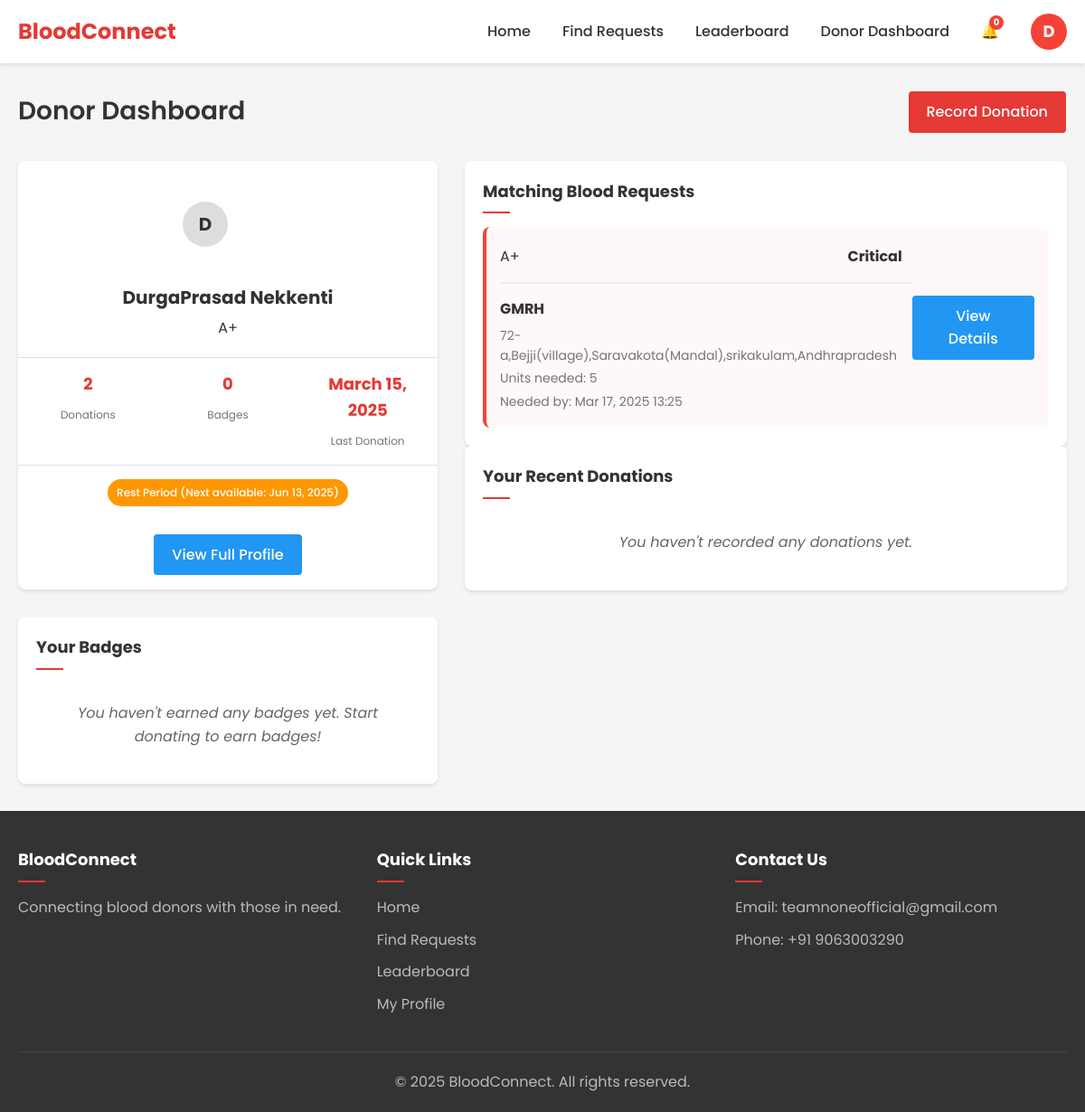
/dashboard/donor/ (signed in), run on the app's committed database.
### accounts/models.py (models this page shows, shortened)
class User(AbstractUser):
    USER_TYPES = (
        ('regular', 'Regular User'),
        ('donor', 'Blood Donor'),
        ('admin', 'Administrator'),
        ('ngo', 'NGO'),
    )
    user_type = models.CharField(max_length=10, choices=USER_TYPES, default='regular')
    phone_number = models.CharField(max_length=15, blank=True)
    address = models.TextField(blank=True)
    profile_picture = models.ImageField(upload_to='profile_pics/', blank=True, null=True)

class DonorProfile(models.Model):
    user = models.OneToOneField(User, on_delete=models.CASCADE, related_name='donor_profile')
    blood_group = models.ForeignKey(BloodGroup, on_delete=models.SET_NULL, null=True)
    weight = models.DecimalField(max_digits=5, decimal_places=2, null=True, blank=True)
    medical_conditions = models.TextField(blank=True)
    is_available = models.BooleanField(default=True)
    last_donation_date = models.DateField(null=True, blank=True)
    total_donations = models.PositiveIntegerField(default=0)
    def can_donate(self):
        if not self.last_donation_date:
            return True
        days_since_donation = (timezone.now().date() - self.last_donation_date).days
        return days_since_donation >= 90

class BloodGroup(models.Model):
    name = models.CharField(max_length=5)  # A+, B-, O+, etc.
    def __str__(self):
        return self.name

### blood_requests/models.py (models this page shows, shortened)
class BloodRequest(models.Model):
    STATUS_CHOICES = (
        ('pending', 'Pending'),
        ('fulfilled', 'Fulfilled'),
        ('expired', 'Expired'),
        ('cancelled', 'Cancelled'),
    )
    URGENCY_CHOICES = (
        ('low', 'Low'),
        ('medium', 'Medium'),
        ('high', 'High'),
        ('critical', 'Critical'),
    )
    requester = models.ForeignKey(User, on_delete=models.CASCADE, related_name='blood_requests')
    blood_group = models.ForeignKey(BloodGroup, on_delete=models.CASCADE)
    units_needed = models.PositiveIntegerField(default=1)
    hospital_name = models.CharField(max_length=255)
    hospital_address = models.TextField()
    patient_name = models.CharField(max_length=255)
    patient_age = models.PositiveIntegerField()
    reason = models.TextField()
    urgency = models.CharField(max_length=10, choices=URGENCY_CHOICES, default='medium')
    status = models.CharField(max_length=10, choices=STATUS_CHOICES, default='pending')
    created_at = models.DateTimeField(auto_now_add=True)
    needed_by = models.DateTimeField()

### dashboard/views.py (the view)
# urls.py: path('donor/', views.donor_dashboard, name='donor_dashboard'),
@login_required
def donor_dashboard(request):
    if request.user.user_type != 'donor':
        messages.error(request, 'You do not have access to the donor dashboard.')
        return redirect('home')
    try:
        donor_profile = request.user.donor_profile
    except DonorProfile.DoesNotExist:
        return redirect('complete_donor_profile')
    matching_requests = BloodRequest.objects.filter(
        blood_group=donor_profile.blood_group,
        status='pending',
        needed_by__gte=timezone.now()
    ).order_by('urgency', 'needed_by')
    recent_donations = Donation.objects.filter(donor=request.user).order_by('-donation_date')[:5]
    badges = request.user.badges.all().select_related('badge')
    context = {
        'donor_profile': donor_profile,
        'matching_requests': matching_requests,
        'recent_donations': recent_donations,
        'badges': badges,
        'can_donate': donor_profile.can_donate(),
    }
    return render(request, 'dashboard/donor_dashboard.html', context)

### dashboard/templatetags/dashboard_tags.py (called while the page is built)
@register.filter
def add_days(value, days):
    if isinstance(value, datetime.date):
        return value + datetime.timedelta(days=days)
    return value  # Return as is if value is not a date

### dashboard/templates/dashboard/donor_dashboard.html (shortened to what this page needs)
{% extends 'base.html' %}
{% load dashboard_tags %}
{% block content %}
<div class="dashboard-header">
    <h1>Donor Dashboard</h1>
    <div class="dashboard-actions">
        <a href="{% url 'record_donation' %}" class="btn-primary">Record Donation</a>
    </div>
</div>
<div class="dashboard-grid">
    <div class="dashboard-sidebar">
        <div class="profile-card">
            <div class="profile-header">
                <div class="profile-avatar">
                    {% if user.profile_picture %}
                    <img src="{{ user.profile_picture.url }}" alt="{{ user.username }}">
                    {% else %}
                    <div class="avatar-placeholder">{{ user.username|first|upper }}</div>
                    {% endif %}
                </div>
                <div class="profile-info">
                    <h2>{{ user.get_full_name|default:user.username }}</h2>
                    <p class="blood-group">{{ donor_profile.blood_group }}</p>
                </div>
            </div>
            <div class="profile-stats">
                <div class="stat">
                    <span class="stat-value">{{ donor_profile.total_donations }}</span>
                    <span class="stat-label">Donations</span>
                </div>
                <div class="stat">
                    <span class="stat-value">{{ badges.count }}</span>
                    <span class="stat-label">Badges</span>
                </div>
                <div class="stat">
                    <span class="stat-value">{{ donor_profile.last_donation_date|default:"-" }}</span>
                    <span class="stat-label">Last Donation</span>
                </div>
            </div>
            <div class="profile-status">
                {% if can_donate %}
                <div class="status-badge status-available">Available to Donate</div>
                {% else %}
                <div class="status-badge status-unavailable">Rest Period (Next available: {{donor_profile.last_donation_date|add_days:90|date:"M d, Y"}})</div>
                {% endif %}
            </div>
            <div class="profile-actions">
                <a href="{% url 'user_profile' user.username %}" class="btn-secondary">View Full Profile</a>
            </div>
        </div>
        <div class="badges-card">
            <h3>Your Badges</h3>
            {% if badges %}
            <div class="badges-grid">
                {% for user_badge in badges %}
                <div class="badge-item" title="{{ user_badge.badge.name }}">
                    <img style="height: 30px;width: 30px;" src="{{ user_badge.badge.icon.url }}"
                        alt="{{ user_badge.badge.name }}" class="badge-icon">
                    <div class="badge-name">{{ user_badge.badge.name }}</div>
                </div>
                {% endfor %}
            </div>
            <div class="card-footer"><a href="{% url 'user_badges' user.username %}">View Badges</a></div>
            {% else %}
            <p class="no-results">You haven't earned any badges yet. Start donating to earn badges!</p>
            {% endif %}
        </div>
    </div>
    <div class="dashboard-main">
        <div class="dashboard-card">
            <h3>Matching Blood Requests</h3>
            {% if matching_requests %}
            <div class="request-list">
                {% for request in matching_requests %}
                <div class="request-item urgency-{{ request.urgency }}">
                    <div class="request-details">
                        <div class="request-header">
                            <span class="blood-group">{{ request.blood_group }}</span>
                            <span class="urgency-badge">{{ request.get_urgency_display }}</span>
                        </div>
                        <h4>{{ request.hospital_name }}</h4>
                        <p>{{ request.hospital_address }}</p>
                        <p>Units needed: {{ request.units_needed }}</p>
                        <p>Needed by: {{ request.needed_by|date:"M d, Y H:i" }}</p>
                    </div>
                    <div class="request-actions">
                        <a href="{% url 'view_request' request.id %}" class="btn-secondary">View Details</a>
                    </div>
                </div>
                {% endfor %}
            </div>
            {% else %}
            <p class="no-results">No matching blood requests at the moment.</p>
            {% endif %}
        </div>
        <div class="dashboard-card">
            <h3>Your Recent Donations</h3>
            {% if recent_donations %}
            <div class="donation-list">
                {% for donation in recent_donations %}
                <div class="donation-item">
                    <div class="donation-details">
                        <div class="donation-header">
                            <span class="donation-date">{{ donation.donation_date|date:"M d, Y" }}</span>
                            {% if donation.verification_date %}
                            <span class="verification-badge">Verified</span>
                            {% else %}
                            <span class="verification-badge verification-pending">Pending Verification</span>
                            {% endif %}
                        </div>
                        <p>{{ donation.units }} unit(s) at {{ donation.hospital }}</p>
                        {% if donation.blood_request %}
                        <p>For request: <a href="{% url 'view_request' donation.blood_request.id %}">View Request</a>
                        </p>
                        {% endif %}
                    </div>
                </div>
                {% endfor %}
            </div>
            <div class="card-footer">
                <a href="{% url 'donation_history' %}" class="btn-text">View All Donations</a>
            </div>
            {% else %}
            <p class="no-results">You haven't recorded any donations yet.</p>
            {% endif %}
        </div>
    </div>
</div>
{% endblock %}

### templates/base.html (shortened to what this page needs)
<!DOCTYPE html>
<html lang="en">
<head>
    <link rel="stylesheet" href="/static/css/styles.css">
</head>
<body>
    <header class="main-header">
        <div class="container">
            <div class="logo">
                <a href="{% url 'home' %}">
                    <h1>BloodConnect</h1>
                </a>
            </div>
            <nav class="main-nav">
                <ul>
                    <li><a href="{% url 'home' %}">Home</a></li>
                    <li><a href="{% url 'search_requests' %}">Find Requests</a></li>
                    <li><a href="{% url 'leaderboard' %}">Leaderboard</a></li>
                    {% if user.is_authenticated %}
                        {% if user.user_type == 'donor' %}
                            <li><a href="{% url 'donor_dashboard' %}">Donor Dashboard</a></li>
                        {% endif %}
                        <li class="notification-icon">
                            <a href="{% url 'notifications' %}">
                                <span class="icon">🔔</span>
                                <span class="notification-count" id="notification-count">0</span>
                            </a>
                        </li>
                        <li class="dropdown">
                            <div class="user-avatar" id="userDropdown">
                                {{ user.username|first }}
                            </div>
                        </li>
                    {% else %}
                        <li><a href="{% url 'login' %}">Login</a></li>
                        <li><a style="color: white;" href="{% url 'register' %}" class="btn-primary">Register</a></li>
                    {% endif %}
                </ul>
            </nav>
        </div>
    </header>
    <main class="main-content">
        <div class="container">
            {% block content %}{% endblock %}
        </div>
    </main>
    <footer class="main-footer">
        <div class="container">
            <div class="footer-content">
                <div class="footer-section">
                    <h3>BloodConnect</h3>
                    <p>Connecting blood donors with those in need.</p>
                </div>
                <div class="footer-section">
                    <h3>Quick Links</h3>
                    <ul>
                        <li><a href="{% url 'home' %}">Home</a></li>
                        <li><a href="{% url 'search_requests' %}">Find Requests</a></li>
                        <li><a href="{% url 'leaderboard' %}">Leaderboard</a></li>
                        {% if user.is_authenticated %}
                            <li><a href="{% url 'user_profile' user.username%}">My Profile</a></li>
                        {% endif %}
                    </ul>
                </div>
                <div class="footer-section">
                    <h3>Contact Us</h3>
                    <p>Email: teamnoneofficial@gmail.com</p>
                    <p>Phone: +91 9063003290</p>
                </div>
            </div>
            <div class="footer-bottom">
                <p>&copy; {% now "Y" %} BloodConnect. All rights reserved.</p>
            </div>
        </div>
    </footer>
</body>
</html>

### dashboard/templates/dashboard/donor_dashboard.html (style rules this page uses)
.btn-primary { background-color: var(--primary-color); color: white; }
.btn-secondary { background-color: var(--secondary-color); color: white; }
.no-results { color: #666; font-style: italic; }

### templates/base.html (style rules this page uses)
.main-nav ul { display: flex; align-items: center; gap: 15px; }
.user-avatar { width: 40px; height: 40px; border-radius: 50%; background-color: #f44336; color: white; display: flex; align-items: center; justify-content: center; font-size: 18px; font-weight: bold; text-transform: uppercase; cursor: pointer; }
.dropdown { position: relative; display: inline-block; }

### data on the page
User: username|first "D", get_full_name "DurgaPrasad Nekkenti"
DonorProfile: blood_group "A+", total_donations "2", last_donation_date "March 15, 2025", last_donation_date|add_days "Jun 13, 2025"
BloodRequest: blood_group "A+", urgency "Critical", hospital_name "GMRH", hospital_address "72-a,Bejji(village),Saravakota(Mandal),srikakulam,Andhrapradesh", units_needed "5", needed_by "Mar 17, 2025 13:25"

### other printed values
{{ badges.count }} "0"
